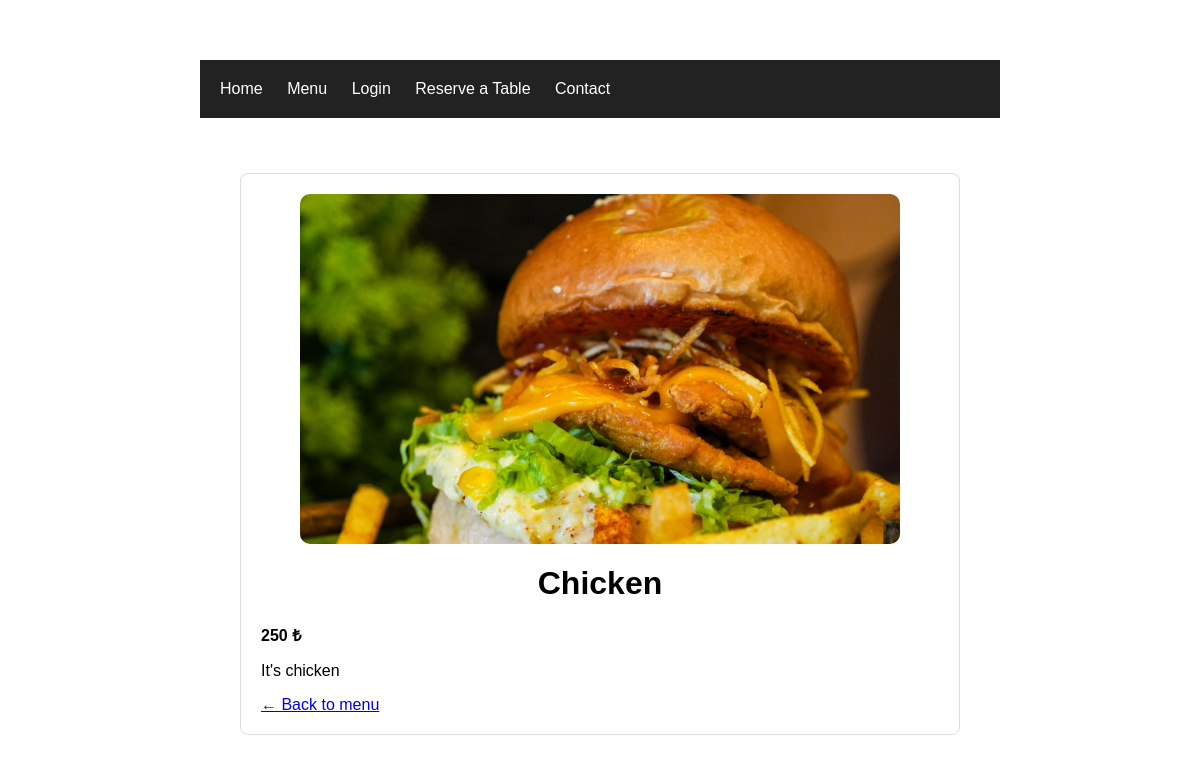
Page /menu/4/ on the committed database.
### menu/models.py (models this page shows, shortened)
class Food(models.Model):
    name = models.CharField(max_length=100)
    price = models.IntegerField()
    description = models.TextField(blank=True)
    image = models.ImageField(
        upload_to="food/",
        blank=True,
        null=True
    )
    category = models.ForeignKey(
        Category,
        on_delete=models.CASCADE,
        null=True,
        blank=True,
        related_name="foods"
    )

### menu/views.py (the view)
# urls.py: path('<int:id>/', views.food_detail, name="food_detail"),
def food_detail(request, id):
    food = get_object_or_404(Food, id=id)
    return render(
        request,
        "menu/food_detail.html",
        {"food": food}
    )

### menu/templates/menu/food_detail.html (shortened to what this page needs)
{% extends "base.html" %}
{% block content %}
<div class="food">
    {% if food.image %}
        <img src="{{ food.image.url }}" alt="{{ food.name }}">
    {% endif %}
    <h1>{{ food.name }}</h1>
    <p class="price">
        {{ food.price }} ₺
    </p>
    <p>
        {{ food.description }}
    </p>
    <a href="{% url 'menu:food_list' %}">
        ← Back to menu
    </a>
</div>
{% endblock %}

### menu/static/menu/style.css (style rules this page uses)
body { font-family: Arial, sans-serif; max-width: 800px; margin: 40px auto; padding: 20px; }
h1 { text-align: center; }
.food { border: 1px solid #ddd; padding: 20px; margin: 15px 0; border-radius: 8px; }
.price { font-weight: bold; }
.food > img { width: 100%; max-width: 600px; height: 350px; object-fit: cover; display: block; border-radius: 10px; margin: 0 auto 20px; }

### rows in the picture
Food: image (picture), name "Chicken", price "250", description "It's chicken"
